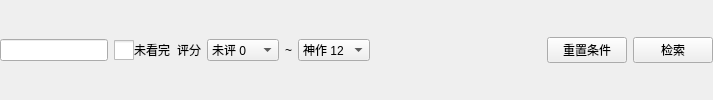
        <widget class="QWidget" name="widget_FindMovie" native="true">
         <property name="minimumSize">
          <size>
           <width>0</width>
           <height>0</height>
          </size>
         </property>
         <property name="styleSheet">
          <string notr="true"/>
         </property>
         <layout class="QHBoxLayout" name="horizontalLayout_7">
          <property name="leftMargin">
           <number>0</number>
          </property>
          <property name="topMargin">
           <number>0</number>
          </property>
          <property name="rightMargin">
           <number>0</number>
          </property>
          <property name="bottomMargin">
           <number>0</number>
          </property>
          <item>
           <widget class="QLineEdit" name="lineEdit_FindMovieName"/>
          </item>
          <item>
           <widget class="QCheckBox" name="checkBox_FindMovieNotsee">
            <property name="styleSheet">
             <string notr="true">QCheckBox
{
  spacing: 0px;
}
QCheckBox::indicator
{
  width: 20px;
  height: 20px;
}
QCheckBox::indicator:checked:enabled
{
  image:url(:/File/img/box_check_enable.png);
}
QCheckBox::indicator:unchecked:enabled
{
  image:url(:/File/img/box_uncheck_enable.png);
}
QCheckBox::indicator:unchecked:disabled
{
  image:url(:/File/img/box_uncheck_disable.png);
}</string>
            </property>
            <property name="text">
             <string>未看完</string>
            </property>
           </widget>
          </item>
          <item>
           <widget class="QLabel" name="label_FindMoviePoint">
            <property name="text">
             <string>评分</string>
            </property>
           </widget>
          </item>
          <item>
           <widget class="QComboBox" name="comboBox_FindMoviePointA">
            <property name="minimumSize">
             <size>
              <width>72</width>
              <height>0</height>
             </size>
            </property>
            <property name="maxVisibleItems">
             <number>13</number>
            </property>
            <item>
             <property name="text">
              <string>未评 0</string>
             </property>
            </item>
            <item>
             <property name="text">
              <string>烂作 1</string>
             </property>
            </item>
            <item>
             <property name="text">
              <string>不行 2</string>
             </property>
            </item>
            <item>
             <property name="text">
              <string>极差 3</string>
             </property>
            </item>
            <item>
             <property name="text">
              <string>很差 4</string>
             </property>
            </item>
            <item>
             <property name="text">
              <string>略差 5</string>
             </property>
            </item>
            <item>
             <property name="text">
              <string>及格 6</string>
             </property>
            </item>
            <item>
             <property name="text">
              <string>海星 7</string>
             </property>
            </item>
            <item>
             <property name="text">
              <string>一般 8</string>
             </property>
            </item>
            <item>
             <property name="text">
              <string>很好 9</string>
             </property>
            </item>
            <item>
             <property name="text">
              <string>完美 10</string>
             </property>
            </item>
            <item>
             <property name="text">
              <string>极好 11</string>
             </property>
            </item>
            <item>
             <property name="text">
              <string>神作 12</string>
             </property>
            </item>
           </widget>
          </item>
          <item>
           <widget class="QLabel" name="label_FindMoviePointTo">
            <property name="text">
             <string notr="true">~</string>
            </property>
           </widget>
          </item>
          <item>
           <widget class="QComboBox" name="comboBox_FindMoviePointB">
            <property name="minimumSize">
             <size>
              <width>72</width>
              <height>0</height>
             </size>
            </property>
            <property name="currentIndex">
             <number>12</number>
            </property>
            <property name="maxVisibleItems">
             <number>13</number>
            </property>
            <item>
             <property name="text">
              <string>未评 0</string>
             </property>
            </item>
            <item>
             <property name="text">
              <string>烂作 1</string>
             </property>
            </item>
            <item>
             <property name="text">
              <string>不行 2</string>
             </property>
            </item>
            <item>
             <property name="text">
              <string>极差 3</string>
             </property>
            </item>
            <item>
             <property name="text">
              <string>很差 4</string>
             </property>
            </item>
            <item>
             <property name="text">
              <string>略差 5</string>
             </property>
            </item>
            <item>
             <property name="text">
              <string>及格 6</string>
             </property>
            </item>
            <item>
             <property name="text">
              <string>海星 7</string>
             </property>
            </item>
            <item>
             <property name="text">
              <string>一般 8</string>
             </property>
            </item>
            <item>
             <property name="text">
              <string>很好 9</string>
             </property>
            </item>
            <item>
             <property name="text">
              <string>完美 10</string>
             </property>
            </item>
            <item>
             <property name="text">
              <string>极好 11</string>
             </property>
            </item>
            <item>
             <property name="text">
              <string>神作 12</string>
             </property>
            </item>
           </widget>
          </item>
          <item>
           <spacer name="hSpacer_FindMovie">
            <property name="orientation">
             <enum>Qt::Horizontal</enum>
            </property>
            <property name="sizeHint" stdset="0">
             <size>
              <width>171</width>
              <height>20</height>
             </size>
            </property>
           </spacer>
          </item>
          <item>
           <widget class="QPushButton" name="pushButton_FindMovieReset">
            <property name="text">
             <string>重置条件</string>
            </property>
           </widget>
          </item>
          <item>
           <widget class="QPushButton" name="pushButton_FindMovie">
            <property name="text">
             <string>检索</string>
            </property>
           </widget>
          </item>
         </layout>
        </widget>
